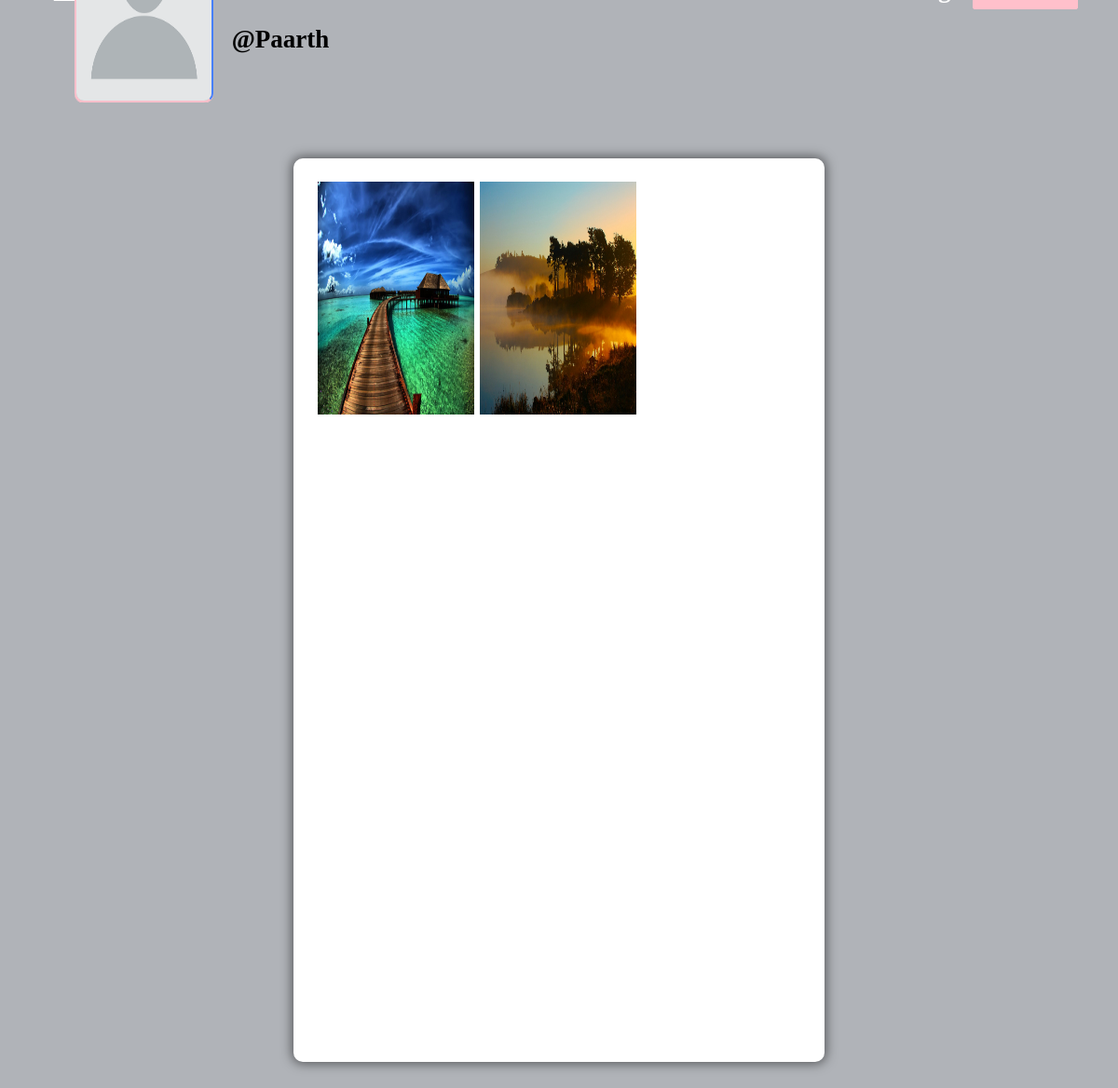
/profile/Paarth (signed in), run on the app's committed database.
### core/models.py (models this page shows, shortened)
class Profile(models.Model):
    user = models.ForeignKey(User, on_delete=models.CASCADE)
    id_user = models.IntegerField()
    bio = models.TextField(blank=True)
    profileimg = models.ImageField(upload_to='profile_images', default='blank-profile-picture.png')
    location = models.CharField(max_length=100, blank=True)

class Post(models.Model):
    id = models.TextField(primary_key=True)
    user = models.CharField(max_length=100)
    image = models.ImageField(upload_to='post_images')
    caption = models.TextField()
    created_at = models.DateTimeField(default=datetime.now)
    no_of_likes = models.IntegerField(default=0)

### core/views.py (the view)
# urls.py: path('profile/<str:pk>', views.profile, name='profile'),
@login_required(login_url='signin')
def profile(request, pk):
    user_object = User.objects.get(username=pk)
    user_profile = Profile.objects.get(user=user_object)
    user_posts = Post.objects.filter(user=pk)
    user_post_length = len(user_posts)
    follower = request.user.username
    user = pk
    if FollowersCount.objects.filter(follower=follower, user=user).first():
        button_text = 'Unfollow'
    else:
        button_text = 'Follow'
    user_followers = len(FollowersCount.objects.filter(user=pk))
    user_following = len(FollowersCount.objects.filter(follower=pk))
    context = {
        'user_object': user_object,
        'user_profile': user_profile,
        'user_posts': user_posts,
        'user_post_length': user_post_length,
        'button_text': button_text,
        'user_followers': user_followers,
        'user_following': user_following,
    }
    return render(request, 'profile.html', context)

### templates/profile.html (shortened to what this page needs)
{% load static %}
<!DOCTYPE html>
<html lang="en">
<head>
    <link rel="stylesheet" href="{% static 'css/main.min.css' %}">
    <link rel="stylesheet" href="{% static 'css/style.css' %}">
    <link rel="stylesheet" href="{% static 'css/color.css' %}">
    <link rel="stylesheet" href="{% static 'css/responsive.css' %}">
</head>
<body>
	<section>
			<div class="feature-photo">
				<figure><img src="{% static 'images/resources/timeline-1.jpg' %}" alt=""></figure>
				<form action="/follow" method="POST">
					<div class="add-btn">
					{% if user_object.username == user.username %}
					<a href="/settings" data-ripple="">Account Settings</a>
					{% else %}
					<a data-ripple=""><button type="submit" style="background-color: #ffc0cb; border: #ffc0cb;">{{button_text}}</button></a>
					{% endif %}
					</div>
				</form>
				<div class="container-fluid">
					<div class="row merged">
						<div class="col-lg-2 col-sm-3">
							<div class="user-avatar">
								<figure>
									<img src="{{user_profile.profileimg.url}}" style="height: 250px; width: 100%;" alt="">
								</figure>
							</div>
						</div>
						<div class="col-lg-10 col-sm-9">
							<div class="timeline-info">
								<ul>
									<li class="admin-name">
									  <h5 style="color: black;white-space: nowrap; width: 110px; font-size: 27px;"><b>@{{user_profile.user.username}}</b></h5>
									</li>
								</ul>
							</div>
						</div>
					</div>
				</div>
			</div>
		</section>
	<section>
		<div class="gap gray-bg">
			<div class="container-fluid">
				<div class="row">
					<div class="col-lg-12">
						<div class="row" id="page-contents">
							<div class="col-lg-3">
								<aside class="sidebar static">
								</aside>
							</div>
							<div class="col-lg-6">
								<div class="central-meta">
									<ul class="photos">
										{% for post in user_posts %}
										<li>
											<a class="strip" href="{{post.image.url}}" title="" data-strip-group="mygroup" data-strip-group-options="loop: false">
												<img src="{{post.image.url}}" style="height: 250px; width: 300px;" alt=""></a>
										</li>
										{% endfor %}
									</ul>
								</div>
							</div>
							<div class="col-lg-3">
								<aside class="sidebar static">
								</aside>
							</div>
						</div>
					</div>
				</div>
			</div>
		</div>
	</section>
</body>
</html>

### static/css/color.css (style rules this page uses)
#nprogress .bar, .timeline-info > ul li a::before, .add-btn > a, .activitiez > li::before, form button, .colla-apps > li a:hover, a.underline:before, .setting-row input:checked + label, .user-avatar:hover .edit-phto, .error-meta > a, .color-bg, .add-butn, .nav.nav-tabs.likes-btn > li a.active, a.dislike-btn, .drop > a:hover, .btn-view.btn-load-more:hover, .accordion .card h5 button[aria-expanded="true"], .chat-head, .f-page > figure em, .inbox-panel-head > ul > li > a, .nav-tabs--left .nav-link.active, .nav-tabs--left .nav-link.active:hover, footer .widget-title h4::before, #topcontrol, .sidebar .widget-title::before, .f-title::before, .g-post-classic > figure > i::after, .purify > a, .help-list > a:hover, .open-position::before, .info > a, .category-box:hover, .category-box.selected, a.main-btn, .section-heading::before, .getquot-baner, .more-branches > h4::before, .is-helpful > a, .cart-optionz > li > a:hover, .paginationz > li a:hover, .paginationz > li a.active, .shopping-cart, a.btn2:hover, .form-submit > input[type="submit"], button.submit-checkout, .delete-cart:hover, .proceed .button, .amount-area .update-cart, a.addnewforum, .apply-bttons > a { background: orange; }

### static/css/responsive.css (style rules this page uses)
@media screen and (max-width: 1281px) and (min-width: 1024px) { .photos > li { min-width: 32.2%; width: 32.2%; } }
@media screen and (max-width: 1281px) and (min-width: 1024px) { .timeline-info { line-height: 51px; } }
@media screen and (max-width: 1281px) and (min-width: 1024px) { .timeline-info .admin-name > h5 { font-size: 20px; } }
@media screen and (max-width: 1281px) and (min-width: 1024px) { .user-avatar { width: 80.2% } }

### data on the page
Profile: profileimg (placeholder picture), user.username "Paarth"
Post: image (picture)
Post: image (picture)
